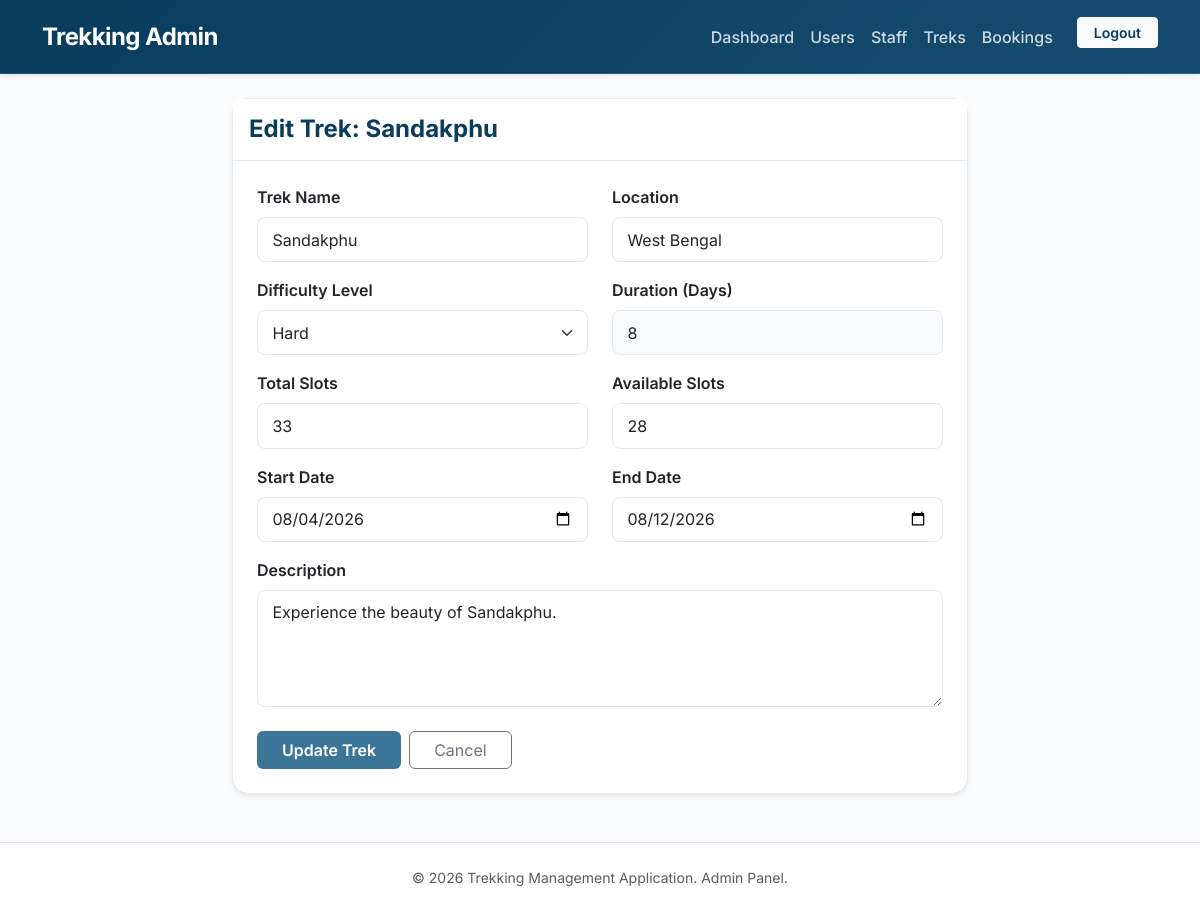
The page /admin/treks/edit/1 (signed in) on the database as committed earlier.
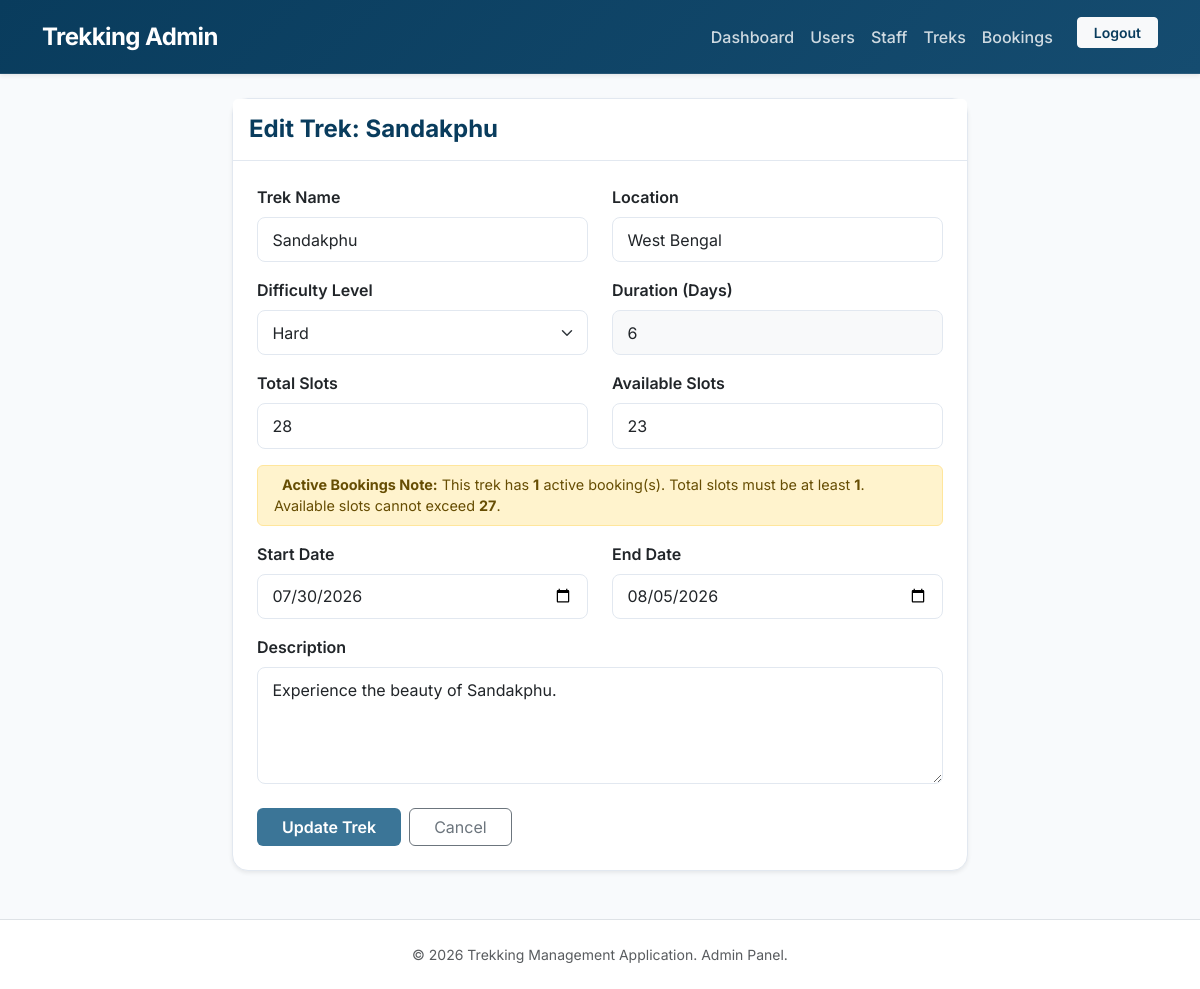
The same page on the database as committed later.
### models.py (models this page shows, shortened)
class Trek(db.Model):
    __tablename__ = "trek"
    id = db.Column(db.Integer, primary_key=True)
    name = db.Column(db.String(100), nullable=False)
    location = db.Column(db.String(100), nullable=False)
    difficulty = db.Column(db.String(50), nullable=False)
    duration = db.Column(db.Integer, nullable=False)
    total_slots = db.Column(db.Integer, nullable=False)
    available_slots = db.Column(db.Integer, nullable=False)
    assigned_staff = db.Column(
        db.Integer,
        db.ForeignKey("user.id"),
        nullable=True
    )
    start_date = db.Column(db.Date)
    end_date = db.Column(db.Date)
    status = db.Column(db.String(20), default="Pending")
    is_deleted = db.Column(
        db.Boolean,
        default=False
    )
    description = db.Column(db.Text)
    bookings = db.relationship(
        "Booking",
        backref="trek",
        lazy=True
    )

### routes/admin.py (the view, shortened to what this page needs)
@admin.route("/treks/edit/<int:id>", methods=["GET", "POST"])
@login_required
@admin_required
def edit_trek(id):
    trek = Trek.query.get_or_404(id)
    booked_slots = Booking.query.filter_by(trek_id=trek.id, status="Booked").count()
    return render_template(
        "admin/trek_form.html",
        trek=trek,
        booked_slots=booked_slots
    )

### app.py (called while the page is built)
@login_manager.user_loader
def load_user(user_id):
    return User.query.get(int(user_id))

### routes/admin.py (called while the page is built)
def admin_required(func):
    @wraps(func)
    def wrapper(*args, **kwargs):
        if not current_user.is_authenticated:
            return redirect(url_for("auth.login"))
        if current_user.role != "admin":
            flash("Access Denied!", "danger")
            return redirect(url_for("auth.login"))
        return func(*args, **kwargs)
    return wrapper

### templates/admin/trek_form.html (shortened to what the changed rows need)
{% extends "admin/base.html" %}
{% block content %}
<div class="row justify-content-center">
    <div class="col-lg-8">
        <div class="card shadow-sm">
            <div class="card-header py-3 bg-white">
                <h4 class="mb-0 fw-bold" style="color: var(--primary)">
                    {% if trek %}Edit Trek: {{ trek.name }}{% else %}Add New Trek{% endif %}
                </h4>
            </div>
            <div class="card-body p-4">
                <form method="POST">
                    <div class="row">
                        <div class="col-md-6 mb-3">
                            <label class="form-label fw-semibold">Trek Name</label>
                            <input type="text" class="form-control" name="name" value="{{ trek.name if trek else '' }}" placeholder="e.g. Kedarkantha Winter Trek" required>
                        </div>
                        <div class="col-md-6 mb-3">
                            <label class="form-label fw-semibold">Location</label>
                            <input type="text" class="form-control" name="location" value="{{ trek.location if trek else '' }}" placeholder="e.g. Uttarakhand, India" required>
                        </div>
                    </div>
                    <div class="row">
                        <div class="col-md-6 mb-3">
                            <label class="form-label fw-semibold">Difficulty Level</label>
                            <select class="form-select" name="difficulty">
                                <option value="Hard" {% if trek and trek.difficulty=="Hard" %}selected{% endif %}>Hard</option>
                            </select>
                        </div>
                        <div class="col-md-6 mb-3">
                            <label class="form-label fw-semibold">Duration (Days)</label>
                            <input type="number" min="1" class="form-control bg-light" name="duration" value="{{ trek.duration if trek else '' }}" placeholder="e.g. 5" required readonly style="cursor: not-allowed;">
                        </div>
                    </div>
                    <div class="row">
                        <div class="col-md-6 mb-3">
                            <label class="form-label fw-semibold">Total Slots</label>
                            <input type="number" min="1" class="form-control" name="total_slots" value="{{ trek.total_slots if trek else '' }}" placeholder="e.g. 30" required>
                        </div>
                        <div class="col-md-6 mb-3">
                            <label class="form-label fw-semibold">Available Slots</label>
                            <input type="number" min="0" class="form-control" name="available_slots" value="{{ trek.available_slots if trek else '' }}" placeholder="e.g. 30" required>
                        </div>
                    </div>
                    {% if booked_slots is defined and booked_slots > 0 %}
                    <div class="row mb-3">
                        <div class="col-12">
                            <div class="alert alert-warning py-2 mb-0" style="font-size: 0.9em;">
                                <strong>Active Bookings Note:</strong> This trek has <strong>{{ booked_slots }}</strong> active booking(s).
                                Total slots must be at least <strong>{{ booked_slots }}</strong>.
                                Available slots cannot exceed <strong>{{ trek.total_slots - booked_slots }}</strong>.
                            </div>
                        </div>
                    </div>
                    {% endif %}
                    <div class="row">
                        <div class="col-md-6 mb-3">
                            <label class="form-label fw-semibold">Start Date</label>
                            <input type="date" class="form-control" name="start_date" value="{{ trek.start_date if trek else '' }}" required>
                        </div>
                        <div class="col-md-6 mb-3">
                            <label class="form-label fw-semibold">End Date</label>
                            <input type="date" class="form-control" name="end_date" value="{{ trek.end_date if trek else '' }}" required>
                        </div>
                    </div>
                    <div class="mb-4">
                        <label class="form-label fw-semibold">Description</label>
                        <textarea class="form-control" rows="4" name="description" placeholder="Describe the trek experience, routes, requirements..." required>{{ trek.description if trek else '' }}</textarea>
                    </div>
                </form>
            </div>
        </div>
    </div>
</div>
{% endblock %}

Rows that differ between the two databases and show on the page:
changed Trek "Sandakphu": duration "8" → "6"; total_slots "33" → "28"; available_slots "28" → "23"; trek.total_slots-booked_slots (not shown) → "27"; start_date "08/04/2026" → "07/30/2026"; end_date "08/12/2026" → "08/05/2026"
Other text that changed with them:
{{ booked_slots }}: (not shown) → "1"
text now shown: "Active Bookings Note: This trek has active booking(s). Total slots must be at least . Available slots cannot exceed ."
